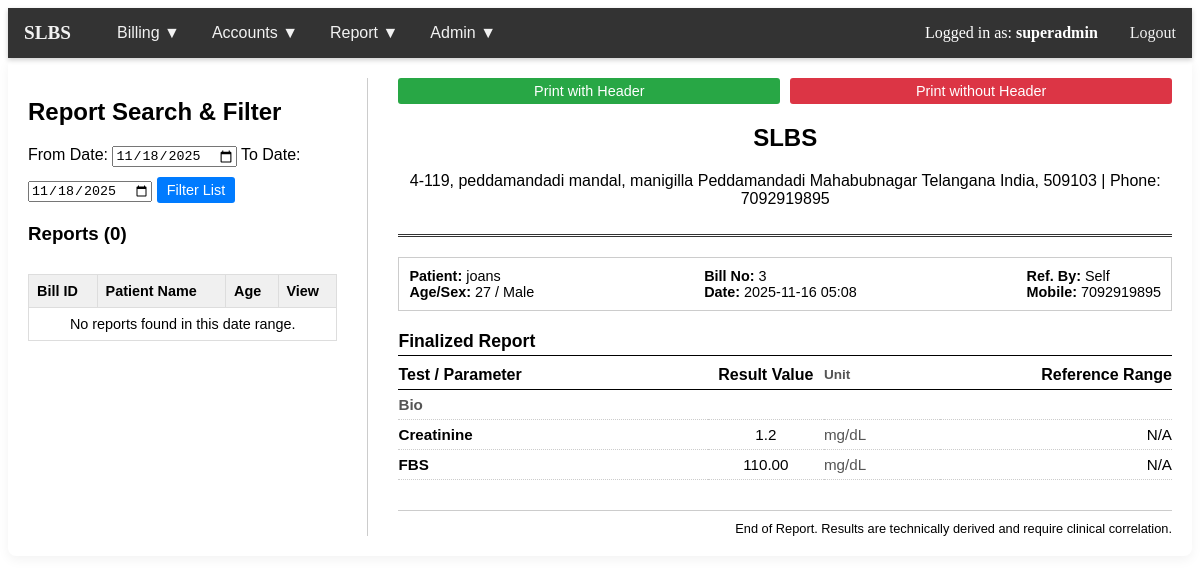
Page /view_reports.php?view_bill_id=3 (signed in) on the committed database.
### tables this page shows
CREATE TABLE `company` (
  `id` int(11) NOT NULL,
  `company_name` varchar(255) NOT NULL,
  `address` varchar(255) DEFAULT NULL,
  `phone_no` varchar(20) DEFAULT NULL
);

CREATE TABLE `billing` (
  `bill_id` int(11) NOT NULL,
  `bill_date` datetime DEFAULT current_timestamp(),
  `pt_id` int(11) DEFAULT NULL,
  `refer_type` enum('Hospital','Doctor','Self') NOT NULL,
  `refer_id` int(11) DEFAULT NULL,
  `total_amount` decimal(10,2) NOT NULL,
  `discount` decimal(10,2) DEFAULT 0.00,
  `net_amount` decimal(10,2) NOT NULL,
  `status` enum('Paid','Cancelled') DEFAULT 'Paid'
);

CREATE TABLE `patients` (
  `pt_id` int(11) NOT NULL,
  `pt_name` varchar(100) NOT NULL,
  `age` int(11) DEFAULT NULL,
  `sex` enum('Male','Female','Other') DEFAULT NULL,
  `mobile_no` varchar(15) DEFAULT NULL
);

CREATE TABLE `reports` (
  `report_id` int(11) NOT NULL,
  `bill_id` int(11) DEFAULT NULL,
  `test_id` int(11) DEFAULT NULL,
  `sub_test_id` int(11) DEFAULT NULL,
  `result_value` varchar(255) DEFAULT NULL,
  `range_id` int(11) DEFAULT NULL
);

CREATE TABLE `tests` (
  `test_id` int(11) NOT NULL,
  `test_name` varchar(150) NOT NULL,
  `test_department` varchar(100) DEFAULT NULL,
  `specimen` varchar(50) DEFAULT NULL,
  `container` varchar(50) DEFAULT NULL,
  `price` decimal(10,2) NOT NULL,
  `tat_time` varchar(50) DEFAULT NULL,
  `report_type` enum('text','numeric') DEFAULT 'text',
  `decimal_places` tinyint(4) DEFAULT 0,
  `unit` varchar(20) DEFAULT NULL
);

### functions.php (called while the page is built, shortened)
<?php
require_once 'db_connect.php';
function check_permission($role_id, $permission_slug) {
    global $conn;
    if ($role_id == 1) {
        return true;
    }
    $sql = "SELECT 1
            FROM permissions p
            JOIN role_permissions rp ON p.permission_id = rp.permission_id
            WHERE rp.role_id = ? AND p.permission_slug = ?";
    $stmt = $conn->prepare($sql);
    $stmt->bind_param("is", $role_id, $permission_slug);
    $stmt->execute();
    $stmt->store_result();
    $has_permission = $stmt->num_rows > 0;
    return $has_permission;
}
?>

### view_reports.php (the view, shortened to what this page needs)
<?php
require_once 'functions.php';
require_once 'db_connect.php';
$company_info = $conn->query("SELECT company_name, address, phone_no FROM company LIMIT 1")->fetch_assoc() ?? ['company_name' => 'Lab Billing System', 'address' => 'Not Set', 'phone_no' => 'Not Set'];
$current_day = date('Y-m-d');
$start_date = $_GET['start_date'] ?? $current_day;
$end_date = $_GET['end_date'] ?? $current_day;
$sql_completed = "
    SELECT DISTINCT b.bill_id, p.pt_name, p.age, b.bill_date
    FROM billing b
    JOIN patients p ON b.pt_id = p.pt_id
    JOIN reports r ON b.bill_id = r.bill_id
    WHERE DATE(b.bill_date) BETWEEN ? AND ?
    ORDER BY b.bill_date DESC LIMIT 50
";
$stmt_completed = $conn->prepare($sql_completed);
$stmt_completed->bind_param("ss", $start_date, $end_date);
$stmt_completed->execute();
$completed_reports = $stmt_completed->get_result()->fetch_all(MYSQLI_ASSOC);
$view_bill_id = $_GET['view_bill_id'] ?? null;
$report_details = [];
$patient_info = null;
if ($view_bill_id) {
    $patient_info_sql = "
        SELECT
            p.pt_name, p.age, p.sex, p.mobile_no, b.bill_id, b.bill_date,
            d.doctor_name AS referring_doctor
        FROM billing b
        JOIN patients p ON b.pt_id = p.pt_id
        LEFT JOIN doctors d ON b.refer_type = 'Doctor' AND b.refer_id = d.doctor_id
        WHERE b.bill_id = ?
    ";
    $stmt_p = $conn->prepare($patient_info_sql);
    $stmt_p->bind_param("i", $view_bill_id);
    $stmt_p->execute();
    $patient_info = $stmt_p->get_result()->fetch_assoc();
    $report_sql = "
        SELECT
            t.test_department, t.test_name, t.unit AS main_unit,
            st.sub_test_name, st.unit AS sub_unit, r.result_value,
            rr.normal_value, rr.sex, rr.min_age, rr.max_age
        FROM reports r
        JOIN tests t ON r.test_id = t.test_id
        LEFT JOIN sub_tests st ON r.sub_test_id = st.sub_test_id
        LEFT JOIN ref_ranges rr ON r.range_id = rr.range_id
        WHERE r.bill_id = ?
        ORDER BY t.test_department, t.test_name, st.sub_test_id
    ";
    $stmt_r = $conn->prepare($report_sql);
    $stmt_r->bind_param("i", $view_bill_id);
    $stmt_r->execute();
    $results = $stmt_r->get_result()->fetch_all(MYSQLI_ASSOC);
    foreach ($results as $result) {
        $department = $result['test_department'] ?: 'GENERAL';
        if (!isset($report_details[$department])) {
            $report_details[$department] = [];
        }
        $report_details[$department][] = $result;
    }
}
function check_abnormal($result_value, $normal_value) {
    if (!$normal_value) return '';
    return '';
}
?>
<!DOCTYPE html>
<html>
<head>
</head>
<body>
    <?php include 'navbar.php'; ?>
    <div class="container" style="display: flex; gap: 30px;">
        <div class="report-list-panel">
            <h2>Report Search & Filter</h2>
            <div class="filter-controls">
                <form method="get" action="">
                    <label>From Date:</label>
                    <input type="date" name="start_date" value="<?php echo htmlspecialchars($start_date); ?>" required>
                    <label>To Date:</label>
                    <input type="date" name="end_date" value="<?php echo htmlspecialchars($end_date); ?>" required>
                    <button type="submit" class="view-button" style="padding: 5px 10px; margin-top: 10px;">Filter List</button>
                </form>
            </div>
            <h3 style="margin-top: 20px;">Reports (<?php echo count($completed_reports); ?>)</h3>
            <div style="max-height: 450px; overflow-y: auto;">
                <table class="filter-results-table">
                    <thead>
                        <tr>
                            <th>Bill ID</th>
                            <th>Patient Name</th>
                            <th>Age</th>
                            <th>View</th>
                        </tr>
                    </thead>
                    <tbody>
                        <?php if (empty($completed_reports)): ?>
                            <tr><td colspan="4" style="text-align: center;">No reports found in this date range.</td></tr>
                        <?php endif; ?>
                    </tbody>
                </table>
            </div>
        </div>
        <div class="report-display-panel">
            <?php if ($patient_info): ?>
                <div class="no-print" style="margin-bottom: 15px; display: flex; gap: 10px;">
                    <button onclick="printReport(true)" class="view-button" style="background-color: #28a745; width: 50%;">Print with Header</button>
                    <button onclick="printReport(false)" class="view-button" style="background-color: #dc3545; width: 50%;">Print without Header</button>
                </div>
                <div class="patient-report-container">
                    <div class="report-company-header">
                        <h2><?php echo htmlspecialchars($company_info['company_name']); ?></h2>
                        <p><?php echo htmlspecialchars($company_info['address'] ?? 'Address Not Set'); ?> | Phone: <?php echo htmlspecialchars($company_info['phone_no'] ?? 'Not Set'); ?></p>
                    </div>
                    <div class="report-patient-info">
                        <div>
                            <strong>Patient:</strong> <?php echo htmlspecialchars($patient_info['pt_name']); ?><br>
                            <strong>Age/Sex:</strong> <?php echo htmlspecialchars($patient_info['age']); ?> / <?php echo htmlspecialchars($patient_info['sex']); ?>
                        </div>
                        <div>
                            <strong>Bill No:</strong> <?php echo htmlspecialchars($patient_info['bill_id']); ?><br>
                            <strong>Date:</strong> <?php echo date('Y-m-d H:i', strtotime($patient_info['bill_date'])); ?>
                        </div>
                        <div>
                            <strong>Ref. By:</strong> <?php echo htmlspecialchars($patient_info['referring_doctor'] ?: 'Self'); ?><br>
                            <strong>Mobile:</strong> <?php echo htmlspecialchars($patient_info['mobile_no']); ?>
                        </div>
                    </div>
                    <div class="report-section-title">Finalized Report</div>
                    <table class="report-table">
                        <thead>
                            <tr>
                                <th class="td-param">Test / Parameter</th>
                                <th class="td-result">Result Value</th>
                                <th class="td-unit">Unit</th>
                                <th class="td-range">Reference Range</th>
                            </tr>
                        </thead>
                        <tbody>
                            <?php foreach ($report_details as $department => $results_list): ?>
                                <tr>
                                    <td colspan="4" class="report-department-title"><?php echo htmlspecialchars(ucwords($department)); ?></td>
                                </tr>
                                <?php
                                    $current_test_name = '';
                                    foreach ($results_list as $result):
                                    $style = check_abnormal($result['result_value'], $result['normal_value']);
                                    $unit_display = ($result['sub_unit'] ?? null) ?: ($result['main_unit'] ?? '');
                                ?>
                                    <tr>
                                        <td class="td-param">
                                            <?php
                                                if ($result['test_name'] !== $current_test_name) {
                                                    echo '<strong>' . htmlspecialchars($result['test_name']) . '</strong>';
                                                    $current_test_name = $result['test_name'];
                                                }
                                            ?>
                                        </td>
                                        <td class="td-result">
                                            <span <?php echo $style; ?>>
                                                <?php echo htmlspecialchars($result['result_value']); ?>
                                            </span>
                                        </td>
                                        <td class="td-unit">
                                            <?php echo htmlspecialchars($unit_display); ?>
                                        </td>
                                        <td class="td-range">
                                            <?php echo htmlspecialchars($result['normal_value'] ?: 'N/A'); ?>
                                        </td>
                                    </tr>
                                <?php endforeach; ?>
                            <?php endforeach; ?>
                        </tbody>
                    </table>
                    <div style="text-align: right; margin-top: 30px; font-size: 0.8em; border-top: 1px solid #ccc; padding-top: 10px;">
                        End of Report. Results are technically derived and require clinical correlation.
                    </div>
                </div>
            <?php elseif ($view_bill_id): ?>
                <p>Report details not found for this bill or results not yet entered.</p>
            <?php else: ?>
                <p>Select a report from the list on the left to view the finalized patient report.</p>
            <?php endif; ?>
        </div>
    </div>
</body>
</html>

### navbar.php (shortened to what this page needs)
<?php
$company_name = "Lab Billing System";
if (isset($conn)) {
    $result = $conn->query("SELECT company_name FROM company LIMIT 1");
    if ($result && $row = $result->fetch_assoc()) {
        $company_name = htmlspecialchars($row['company_name']);
    }
}
$role_id = $_SESSION['role_id'] ?? 0;
?>
<div class="navbar">
    <div class="navbar-left">
        <a class="logo" href="dashboard.php"><?php echo $company_name; ?></a>
        <?php if (check_permission($role_id, 'access_billing')) : ?>
            <div class="dropdown">
                <div class="dropdown-toggle">
                    <button>Billing ▼</button>
                </div>
            </div>
        <?php endif; ?>
        <?php if (check_permission($role_id, 'access_accounts')) : ?>
            <div class="dropdown">
                <div class="dropdown-toggle">
                    <button>Accounts ▼</button>
                </div>
            </div>
        <?php endif; ?>
        <?php if (check_permission($role_id, 'access_reports')) : ?>
            <div class="dropdown">
                <div class="dropdown-toggle">
                    <button>Report ▼</button>
                </div>
            </div>
        <?php endif; ?>
        <?php if (check_permission($role_id, 'manage_users') || check_permission($role_id, 'manage_tests') || check_permission($role_id, 'access_licence') || $role_id == 1) : ?>
            <div class="dropdown">
                <div class="dropdown-toggle">
                    <button>Admin ▼</button>
                </div>
            </div>
        <?php endif; ?>
    </div>
    <div class="navbar-right">
        <div class="user-info">
            Logged in as: <strong><?php echo htmlspecialchars($_SESSION['username'] ?? 'User'); ?></strong>
        </div>
        <a class="logout" href="logout.php">Logout</a>
    </div>
</div>

### view_reports.php (style rules this page uses)
.container { padding: 20px; font-family: Arial, sans-serif; background: white; border-radius: 8px; box-shadow: 0 4px 12px rgba(0, 0, 0, 0.05); display: flex; gap: 30px; }
.report-list-panel { flex: 1; }
.report-display-panel { flex: 2.5; border-left: 1px solid #ccc; padding-left: 30px; }
.view-button { padding: 5px 10px; background-color: #007bff; color: white; text-decoration: none; border: none; border-radius: 3px; cursor: pointer; font-size: 0.9em; transition: background-color 0.2s; display: inline-block; text-align: center; }
.filter-results-table { width: 100%; border-collapse: collapse; margin-top: 10px; font-size: 0.9em; }
.filter-results-table th, .filter-results-table td { padding: 8px; border: 1px solid #ddd; text-align: left; }
.filter-results-table th { background-color: #f0f0f0; font-weight: bold; }
.patient-report-container { width: 100%; max-width: 800px; margin: 0 auto; border: none; padding: 0; }
.report-company-header { text-align: center; margin-bottom: 20px; padding-bottom: 10px; border-bottom: 3px double #333; }
.report-patient-info { border: 1px solid #ccc; padding: 10px; margin-bottom: 20px; font-size: 0.9em; display: flex; justify-content: space-between; }
.report-section-title { font-size: 1.1em; font-weight: bold; margin-top: 15px; border-bottom: 1px solid #000; padding-bottom: 3px; }
.report-department-title { font-size: 1.05em; font-weight: bold; margin-top: 10px; color: #555; }
.report-table { width: 100%; border-collapse: collapse; margin-top: 5px; }
.report-table thead th { border-bottom: 1px solid #000; padding: 5px 0; font-weight: bold; }
.report-table tbody td { border-bottom: 1px dotted #ccc; padding: 6px 0; font-size: 0.95em; }
.td-param { width: 40%; text-align: left; }
.td-result { width: 15%; text-align: center; }
.td-unit { width: 15%; text-align: left; font-size: 0.85em; color: #555; padding-left: 5px; }
.td-range { width: 30%; text-align: right; }
.report-table thead th:last-child { text-align: right; }

### navbar.php (style rules this page uses)
.navbar { background-color: #333; width: 100%; position: relative; z-index: 1000; display: flex; justify-content: space-between; box-shadow: 0 2px 5px rgba(0,0,0,0.2); }
.navbar-left, .navbar-right { display: flex; align-items: center; }
.navbar a, .dropdown-toggle { padding: 14px 16px; text-decoration: none; color: #f2f2f2; background-color: #333; display: flex; align-items: center; transition: background-color 0.3s; height: 100%; box-sizing: border-box; }
.dropdown-toggle button { background: none; border: none; color: #f2f2f2; font-size: 16px; cursor: pointer; padding: 0; margin: 0; }
.navbar .logo { font-size: 1.2em; font-weight: bold; padding-right: 30px; }
.navbar-right .user-info { padding: 14px 16px; color: white; }
.dropdown { position: relative; }

### rows in the picture
company: company_name "SLBS", address "4-119, peddamandadi mandal, manigilla Peddamandadi Mahabubnagar Telangana India, 509103", phone_no "7092919895"
billing: pt.pt_name "joans", pt.age "27", pt.sex "Male", bill_id "3", bill_date "2025-11-16 05:08", pt.mobile_no "7092919895"
reports: test.test_department "Bio", test.test_name "FBS", result_value "110.00", test.unit "mg/dL", normal_value "N/A"
reports: test.test_name "Creatinine", result_value "1.2", test.unit "mg/dL", normal_value "N/A"

### other values in the picture
$_SESSION['username'] "superadmin"
count($completed_reports) "0"
$patient_info['referring_doctor'] ?: 'Self' "Self"
